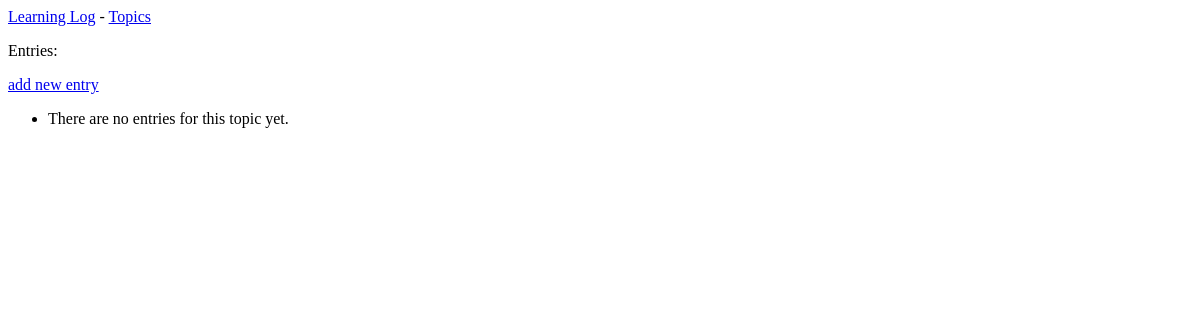
The page /topics/1/ on the database as committed earlier.
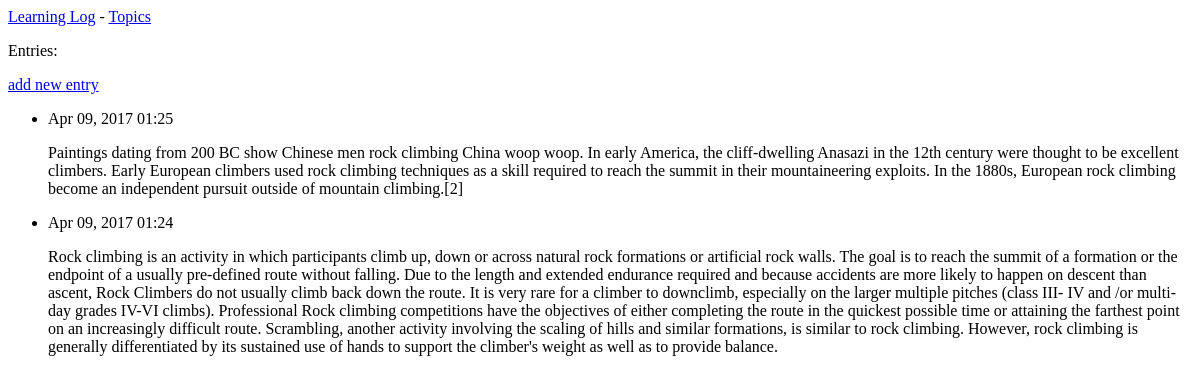
The same page on the database as committed later.
### learning_logs/models.py (models this page shows, shortened)
class Entry(models.Model):
    topic = models.ForeignKey(Topic)
    text = models.TextField()
    date_added = models.DateTimeField(auto_now_add = True)
    class Meta:
        verbose_name_plural = 'entries'

### learning_logs/views.py (the view)
# urls.py: url(r'^topics/(?P<topic_id>\d+)/$', views.topic, name='topic'),
def topic(request, topic_id):
    topic = Topic.objects.get(id=topic_id)
    entries = topic.entry_set.order_by('-date_added')
    context = {'topic': topic, 'entries':entries}
    return render(request, 'learning_logs/topic.html',context)

### learning_logs/templates/learning_logs/topic.html
{% extends 'learning_logs/base.html' %}
{% block content %}
    <p>Entries:</p>
    <p>
        <a href="{% url 'learning_logs:new_entry' topic.id %}">add new entry </a>
    </p>
    <ul>
    {% for entry in entries %}
        <li>
            <p>{{ entry.date_added|date:'M d, Y H:i' }}</p>
            <p> {{ entry.text|linebreaks }}</p>
        </li>
        {% empty %}
            <li>
            There are no entries for this topic yet.
            </li>
    {% endfor %}
    </ul>
{% endblock content %}

Rows that differ between the two databases and show on the page:
added Entry: date_added "Apr 09, 2017 01:25", text "Paintings dating from 200 BC show Chinese men rock climbing China woop woop. In early America, the cliff-dwelling Anasazi in the 12th century were thought to be excellent climbers. Early European climbers used rock climbing techniques as a skill required to reach the summit in their mountaineering exploits. In the 1880s, European rock climbing become an independent pursuit outside of mountain climbing.[2]"
added Entry: date_added "Apr 09, 2017 01:24", text "Rock climbing is an activity in which participants climb up, down or across natural rock formations or artificial rock walls. The goal is to reach the summit of a formation or the endpoint of a usually pre-defined route without falling. Due to the length and extended endurance required and because accidents are more likely to happen on descent than ascent, Rock Climbers do not usually climb back down the route. It is very rare for a climber to downclimb, especially on the larger multiple pitches (class III- IV and /or multi-day grades IV-VI climbs). Professional Rock climbing competitions have the objectives of either completing the route in the quickest possible time or attaining the…"
Other text that changed with them:
text no longer shown: "There are no entries for this topic yet."
